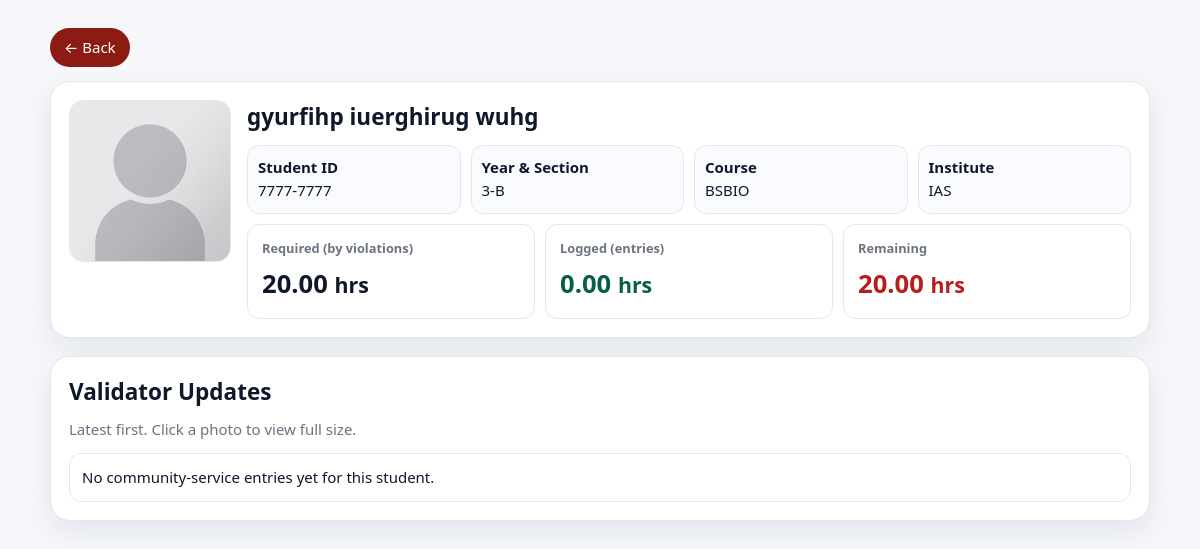
The page /ccdu/community_service_view.php?student_id=7777-7777 on the database its author committed.
### tables this page shows
CREATE TABLE `student_account` (
  `record_id` int(11) NOT NULL,
  `student_id` varchar(50) NOT NULL,
  `first_name` varchar(50) NOT NULL,
  `middle_name` varchar(50) NOT NULL,
  `last_name` varchar(50) NOT NULL,
  `mobile` varchar(15) NOT NULL,
  `email` varchar(50) NOT NULL,
  `photo` varchar(255) DEFAULT NULL,
  `institute` varchar(255) DEFAULT NULL,
  `course` varchar(255) DEFAULT NULL,
  `level` int(11) DEFAULT NULL,
  `section` varchar(50) DEFAULT NULL,
  `guardian` varchar(50) DEFAULT NULL,
  `guardian_mobile` varchar(15) DEFAULT NULL,
  `created_at` timestamp NOT NULL DEFAULT current_timestamp(),
  `updated_at` timestamp NOT NULL DEFAULT current_timestamp() ON UPDATE current_timestamp(),
  `change_pass` tinyint(1) DEFAULT 1
);

### ccdu/community_service_view.php (the view, shortened to what this page needs)
<?php
$conn = new mysqli(
  $database_settings['servername'],
  $database_settings['username'],
  $database_settings['password'],
  $database_settings['dbname']
);
$student_id = isset($_GET['student_id']) ? trim($_GET['student_id']) : '';
$returnIn   = $_GET['return'] ?? 'community_service.php';
$returnUrl  = (is_string($returnIn) && $returnIn !== '' && strpos($returnIn, '://') === false)
  ? $returnIn : 'community_service.php';
$isModal    = (isset($_GET['modal']) && $_GET['modal'] == '1');
$studentSql = "
  SELECT
    student_id,
    CONCAT_WS(' ', first_name, middle_name, last_name) AS student_name,
    course, level, section, institute, photo
  FROM student_account
  WHERE student_id = ?
";
$st = $conn->prepare($studentSql);
$st->bind_param("s", $student_id);
$st->execute();
$student = $st->get_result()->fetch_assoc();
$yearSection = trim(
  ($student['level'] ?? '') .
  ((!empty($student['level']) && !empty($student['section'])) ? '-' : '') .
  ($student['section'] ?? '')
);
$profileFile = !empty($student['photo']) ? $student['photo'] : 'placeholder.png';
$profileUrl  = '../admin/uploads/' . $profileFile;
$hasStatusCol = false;
if ($res = $conn->query("SHOW COLUMNS FROM student_violation LIKE 'status'")) {
  $hasStatusCol = ($res->num_rows > 0);
}
$sqlCats = "SELECT offense_category FROM student_violation WHERE student_id = ? ";
if ($hasStatusCol) {
  $sqlCats .= "AND LOWER(status) NOT IN ('void','voided','canceled','cancelled') ";
}
$sqlCats .= "ORDER BY reported_at ASC, violation_id ASC";
$catRows = [];
$qc = $conn->prepare($sqlCats);
$qc->bind_param("s", $student_id);
$qc->execute();
$rs = $qc->get_result();
while ($row = $rs->fetch_assoc()) {
  $catRows[] = strtolower(trim((string)$row['offense_category']));
}
$graveCount = 0; $modLightCount = 0;
foreach ($catRows as $raw) {
  $isGrave = (preg_match('/\bgrave\b/i', $raw) && !preg_match('/\bless\b/i', $raw));
  if ($isGrave) $graveCount++; else $modLightCount++;
}
$requiredHours = (float)(($graveCount * 20) + (intdiv($modLightCount, 3) * 10));
$totalLogged = 0.0;
$hasCsEntriesTable = false;
if ($res = $conn->query("SHOW TABLES LIKE 'community_service_entries'")) {
  $hasCsEntriesTable = ($res->num_rows > 0);
}
if ($hasCsEntriesTable) {
  $sum = $conn->prepare("SELECT COALESCE(SUM(hours),0) AS total FROM community_service_entries WHERE student_id = ?");
  $sum->bind_param("s", $student_id);
  $sum->execute();
  $sum->bind_result($sumHours);
  $totalLogged = (float)$sumHours;
}
$remainingHours = max(0, $requiredHours - $totalLogged);
$entries = [];
?>
<div class="wrap">
  <?php if (!$isModal): ?>
    <div class="back"><a href="<?= htmlspecialchars($returnUrl) ?>">&larr; Back</a></div>
  <?php endif; ?>
  <section class="hero">
    <img class="portrait" src="<?= htmlspecialchars($profileUrl) ?>" alt="Student photo">
    <div>
      <h1 style="margin:0 0 4px;"><?= htmlspecialchars($student['student_name']) ?></h1>
      <div class="meta">
        <div class="chip"><b>Student ID</b><div><?= htmlspecialchars($student['student_id']) ?></div></div>
        <?php if ($yearSection): ?>
          <div class="chip"><b>Year &amp; Section</b><div><?= htmlspecialchars($yearSection) ?></div></div>
        <?php endif; ?>
        <?php if (!empty($student['course'])): ?>
          <div class="chip"><b>Course</b><div><?= htmlspecialchars($student['course']) ?></div></div>
        <?php endif; ?>
        <?php if (!empty($student['institute'])): ?>
          <div class="chip"><b>Institute</b><div><?= htmlspecialchars($student['institute']) ?></div></div>
        <?php endif; ?>
      </div>
      <div class="stats">
        <div class="stat"><b>Required (by violations)</b><div class="val"><?= number_format($requiredHours, 2) ?> <small>hrs</small></div></div>
        <div class="stat"><b>Logged (entries)</b><div class="val ok"><?= number_format($totalLogged, 2) ?> <small>hrs</small></div></div>
        <div class="stat"><b>Remaining</b><div class="val <?= $remainingHours > 0 ? 'warn' : 'ok' ?>"><?= number_format($remainingHours, 2) ?> <small>hrs</small></div></div>
      </div>
    </div>
  </section>
  <section class="card">
    <h2 style="margin:0 0 8px;">Validator Updates</h2>
    <p style="margin:0 0 12px; color:#6b7280;">Latest first. Click a photo to view full size.</p>
    <?php if (empty($entries)): ?>
      <div class="entry" style="background:#fff">No community-service entries yet for this student.</div>
    <?php endif; ?>
  </section>
</div>
<?php
$inner = ob_get_clean();
?>
<!doctype html>
<html lang="en">
<head>
</head>
<body>
  <?= $inner ?>
</body>
</html>

### ccdu/community_service_view.php (style rules this page uses)
:root { --thumb: 72px; --thumb-lg: 82px; --portrait: 160px; }
body { margin:0;background:#f5f7fb;color:#0f172a;font:15px/1.55 system-ui,Segoe UI,Inter,Arial,sans-serif; }
.wrap { max-width:1100px;margin:28px auto 80px;padding:0 18px; }
.back a { display:inline-flex;align-items:center;gap:8px;padding:8px 14px;border-radius:999px;background:#8c1c13;color:#fff;text-decoration:none; }
.hero { display:grid; grid-template-columns: minmax(140px, var(--portrait)) 1fr; gap:18px;background:#fff;border:1px solid #e5e7eb;border-radius:20px;padding:18px; box-shadow:0 10px 28px rgba(17,24,39,.08);margin-top:14px; }
.portrait { width:100%; max-width:var(--portrait); aspect-ratio:1/1; object-fit:cover; border-radius:14px;border:1px solid #e5e7eb;background:#fff }
.meta { display:grid;grid-template-columns:repeat(auto-fit,minmax(160px,1fr));gap:10px;margin-top:10px }
.chip { border:1px solid #e5e7eb;border-radius:12px;padding:10px;background:#fafbff }
.stats { display:grid;grid-template-columns:repeat(auto-fit,minmax(160px,1fr));gap:10px;margin-top:10px }
.stat { border:1px solid #e5e7eb;border-radius:12px;padding:14px;background:#fff }
.stat b { display:block;font-size:.8rem;color:#6b7280;margin-bottom:6px }
.stat .val { font-size:1.6rem;font-weight:800 }
.val.ok { color:#065f46 }
.val.warn { color:#b91c1c }
.card { background:#fff;border:1px solid #e5e7eb;border-radius:20px;padding:18px;box-shadow:0 10px 28px rgba(17,24,39,.08);margin-top:18px }
.entry { border:1px solid #e5e7eb;border-radius:12px;padding:12px;background:#fafbff;margin-top:10px }

### rows shown on the page
student_account: student "7777-7777", yearSection "3-B", course "BSBIO", institute "IAS"

### other values the page prints
$student['student_name'] "gyurfihp iuerghirug wuhg"
$requiredHours "20.00"
$totalLogged "0.00"
$remainingHours "20.00"
